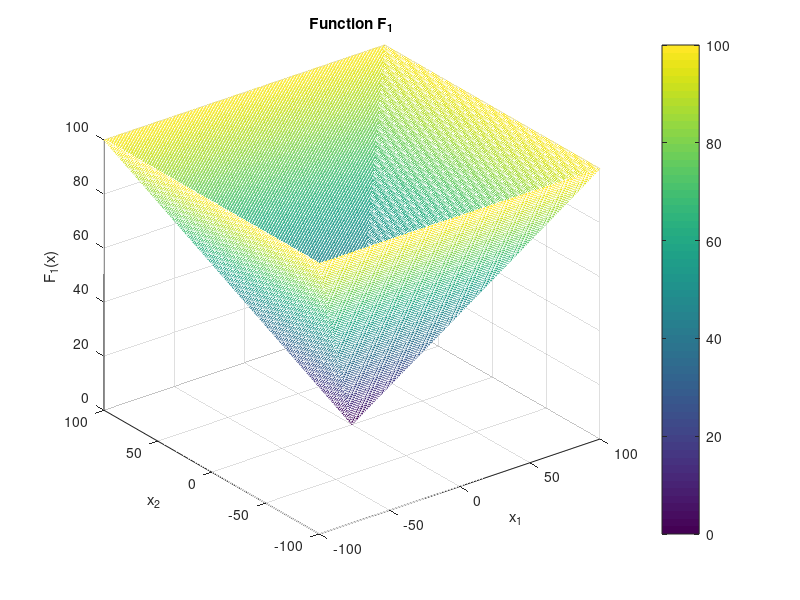
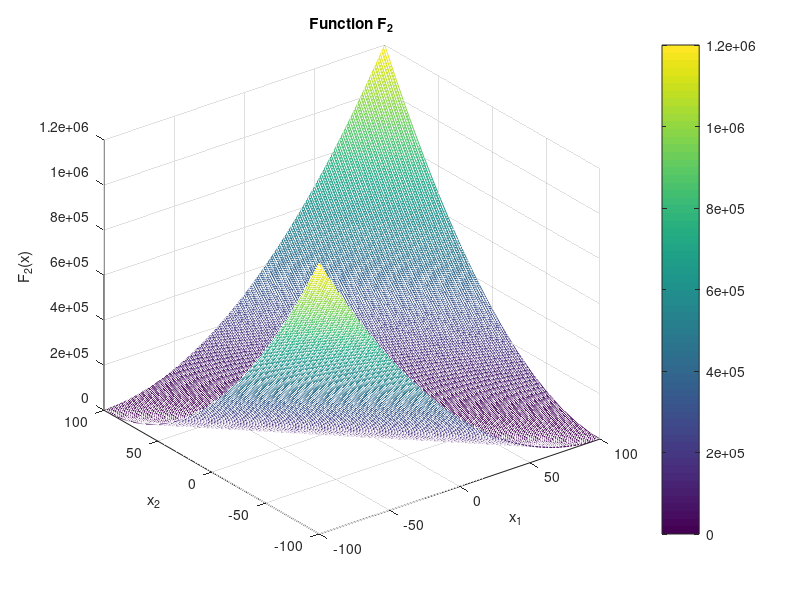
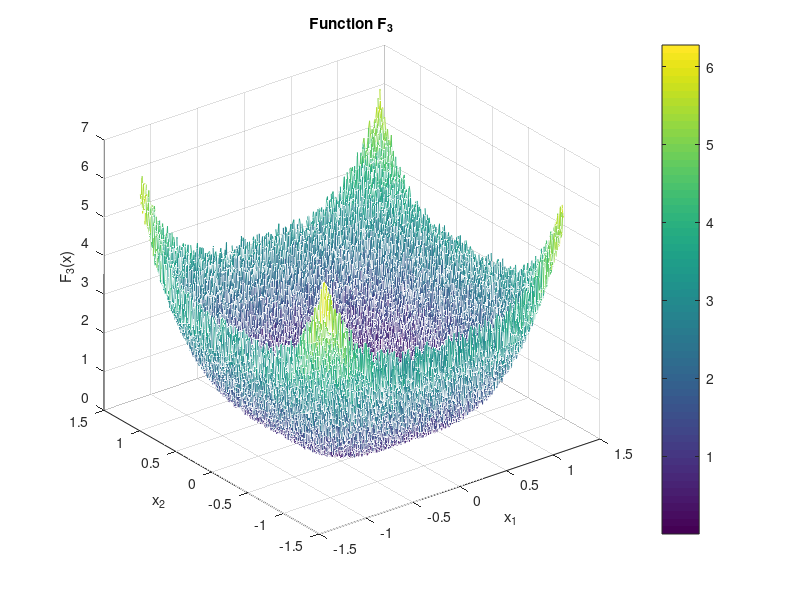
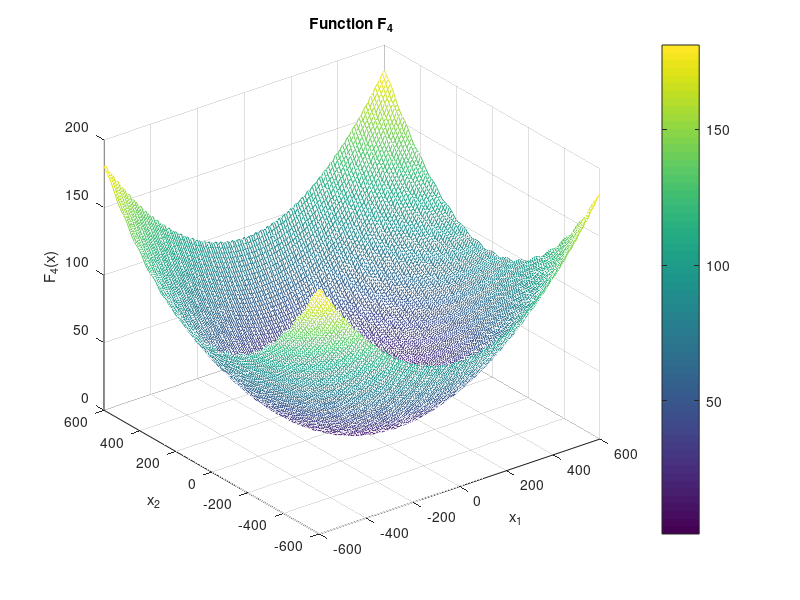

Source code (MATLAB) for these figures, in order:
% Clear the workspace and close all figures
clear;
close all;

% Function 1: F1(x) = max_i(|x_i|), 1 <= i <= n
n = 30;
[x1, x2] = meshgrid(-100:1:100, -100:1:100);
F1 = max(abs(x1), abs(x2));

figure;
mesh(x1, x2, F1);
title('Function F_1');
xlabel('x_1');
ylabel('x_2');
zlabel('F_1(x)');
colorbar;

% Function 2: F2(x) = sum_{i=1}^{n}((sum_{j=1}^{i} x_{j})^2)
F2 = zeros(size(x1));
for i = 1:n
    F2 = F2 + (x1 + x2).^2;
end

figure;
mesh(x1, x2, F2);
title('Function F_2');
xlabel('x_1');
ylabel('x_2');
zlabel('F_2(x)');
colorbar;

% Function 3: F3(x) = sum_{i=1}^{n} i * x_i^4 + random[0,1)
[x1, x2] = meshgrid(-1.28:0.01:1.28, -1.28:0.01:1.28);
F3 = x1.^4 + x2.^4 + rand(size(x1));

figure;
mesh(x1, x2, F3);
title('Function F_3');
xlabel('x_1');
ylabel('x_2');
zlabel('F_3(x)');
colorbar;

% Function 4: F4(x) = 1 + sum_{i=1}^{n} x_i^2 - prod(cos(x_i/sqrt(i))) + 1
[x1, x2] = meshgrid(-600:10:600, -600:10:600);
F4 = 1 + 1/4000 * (x1.^2 + x2.^2) - cos(x1 ./ sqrt(1)) .* cos(x2 ./ sqrt(2)) + 1;

figure;
mesh(x1, x2, F4);
title('Function F_4');
xlabel('x_1');
ylabel('x_2');
zlabel('F_4(x)');
colorbar;

% Function 5: F5(x) = sum_{i=1}^{7}[(x-a_i)(x-a_i)^T + c_i]^{-1}
a = [-32, -16, 0, 16, 32];
c = [10, 20, 30, 40, 50];
[x1, x2] = meshgrid(-32:1:32, -32:1:32);
F5 = zeros(size(x1));
for i = 1:length(a)
    F5 = F5 + 1 ./ ((x1 - a(i)).^2 + (x2 - a(i)).^2 + c(i));
end

figure;
mesh(x1, x2, F5);
title('Function F_5');
xlabel('x_1');
ylabel('x_2');
zlabel('F_5(x)');
colorbar;

% Function 6: F6(x) = sum_{i=1}^{n} -x_i \sin(\sqrt{|x_i|})
[x1, x2] = meshgrid(-500:10:500, -500:10:500);
F6 = -x1 .* sin(sqrt(abs(x1))) - x2 .* sin(sqrt(abs(x2)));

figure;
mesh(x1, x2, F6);
title('Function F_6');
xlabel('x_1');
ylabel('x_2');
zlabel('F_6(x)');
colorbar;
